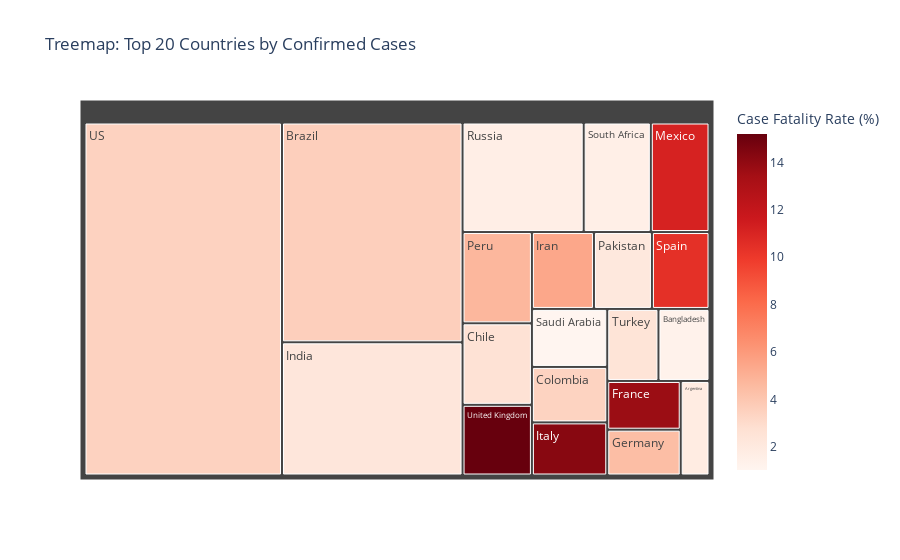

This figure's notebook cell:
### Code cell
fig4 = px.treemap(df.sort_values('Confirmed', ascending=False).head(20),
                  path=['Country/Region'], values='Confirmed',
                  color='Case Fatality Rate (%)',
                  title='Treemap: Top 20 Countries by Confirmed Cases',
                  color_continuous_scale='Reds')
fig4.show()

### Figure 1 — Plotly figure (JSON) as saved in the notebook; plotly's stock layout.template omitted (floating-point values rounded to 4 significant figures)
{"data": [{"branchvalues": "total", "customdata": [[1.827], [1.311], [3.587], [2.641], [3.414], [13.71], [4.406], [2.257], [5.42], [14.26], [11.13], [2.13], [4.726], [1.633], [1.026], [1.562], [10.44], [2.48], [3.45], [15.19]], "domain": {"x": [0, 1], "y": [0, 1]}, "hovertemplate": "labels=%{label}<br>Confirmed=%{value}<br>parent=%{parent}<br>id=%{id}<br>Case Fatality Rate (%)=%{color}<extra></extra>", "ids": ["Argentina", "Bangladesh", "Brazil", "Chile", "Colombia", "France", "Germany", "India", "Iran", "Italy", "Mexico", "Pakistan", "Peru", "Russia", "Saudi Arabia", "South Africa", "Spain", "Turkey", "US", "United Kingdom"], "labels": ["Argentina", "Bangladesh", "Brazil", "Chile", "Colombia", "France", "Germany", "India", "Iran", "Italy", "Mexico", "Pakistan", "Peru", "Russia", "Saudi Arabia", "South Africa", "Spain", "Turkey", "US", "United Kingdom"], "marker": {"coloraxis": "coloraxis", "colors": [1.827, 1.311, 3.587, 2.641, 3.414, 13.71, 4.406, 2.257, 5.42, 14.26, 11.13, 2.13, 4.726, 1.633, 1.026, 1.562, 10.44, 2.48, 3.45, 15.19]}, "name": "", "parents": ["", "", "", "", "", "", "", "", "", "", "", "", "", "", "", "", "", "", "", ""], "type": "treemap", "values": [167416, 226225, 2442375, 347923, 257101, 220352, 207112, 1480073, 293606, 246286, 395489, 274289, 389717, 816680, 268934, 452529, 272421, 227019, 4290259, 301708]}], "layout": {"autosize": true, "coloraxis": {"colorbar": {"title": {"text": "Case Fatality Rate (%)"}}, "colorscale": [[0, "rgb(255,245,240)"], [0.125, "rgb(254,224,210)"], [0.25, "rgb(252,187,161)"], [0.375, "rgb(252,146,114)"], [0.5, "rgb(251,106,74)"], [0.625, "rgb(239,59,44)"], [0.75, "rgb(203,24,29)"], [0.875, "rgb(165,15,21)"], [1, "rgb(103,0,13)"]]}, "legend": {"tracegroupgap": 0}, "title": {"text": "Treemap: Top 20 Countries by Confirmed Cases"}}}
